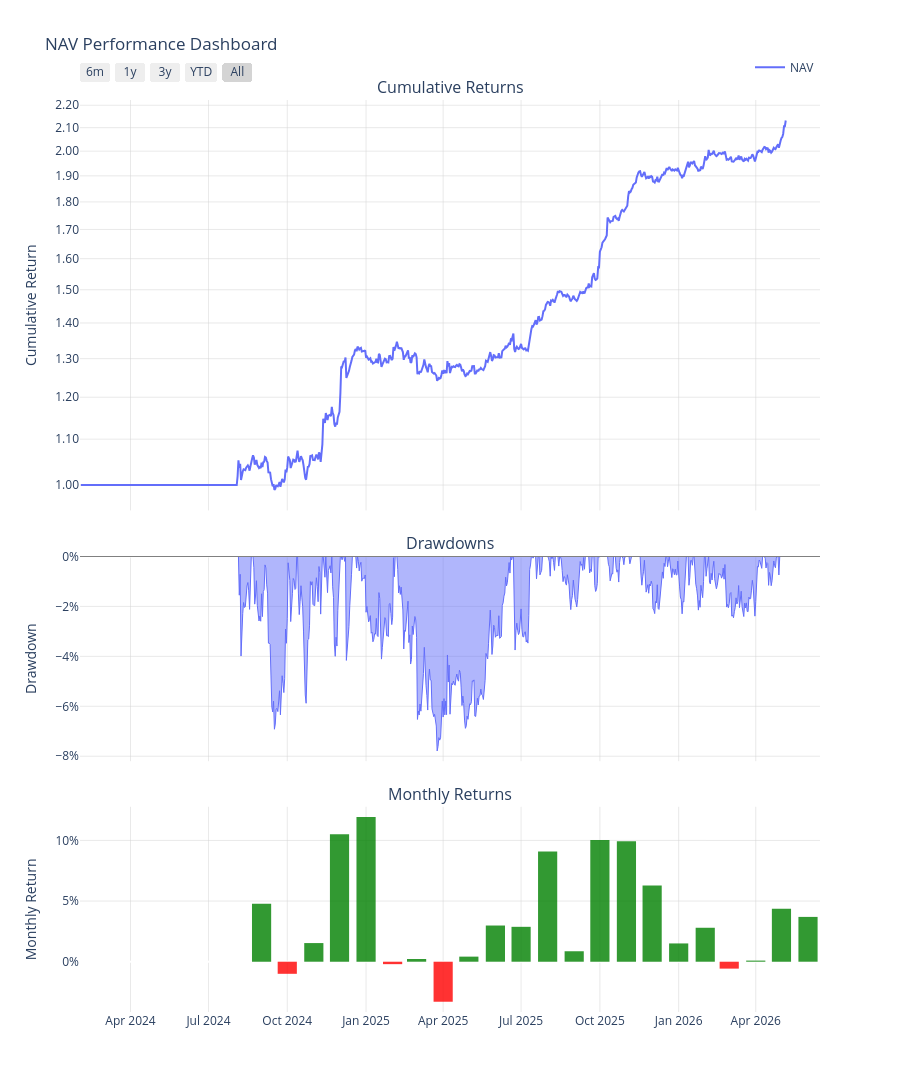

The notebook cell saved with this chart:
### Code cell
top = get_latest_market_cap()
hl = get_hl_coins()
universe, symbol_index = get_hyperliquid_trading_universe(top, hl)
# symbol_index = {universe[k]:k for k in range(len(universe))}
# Get pricing and add to intent
conn = duckdb.connect(db_path)
hyperliquid_prices = get_ohlcv(conn)
latest_view = pd.read_csv('data/snapshots/mids.csv', index_col=0)
prices, returns_adj = get_final_pricing(hyperliquid_prices,universe,latest_view)
config = StrategyConfig
ewmac_forecast = ewmac(returns_adj, config.ewmac_fast)
breakout_forecast = breakout(prices, config.breakout_window)
bollinger_forecast = scaled_bollinger(prices, param=config.bollinger_window, scalar=1)
o, h, l, c_alpha, v = load_ohlcv_for_alphas(universe)
o        = o.reindex(index=prices.index, columns=prices.columns)
h        = h.reindex(index=prices.index, columns=prices.columns)
l        = l.reindex(index=prices.index, columns=prices.columns)
v        = v.reindex(index=prices.index, columns=prices.columns)
c_alpha  = c_alpha.reindex(index=prices.index, columns=prices.columns)
r_alpha  = np.log(c_alpha).diff()

alpha006_forecast = alpha006(o, v)
alpha014_forecast = alpha014(o, v, r_alpha)
alpha020_forecast = alpha020(o, h, l, c_alpha)

mu = np.mean([bollinger_forecast, ewmac_forecast, breakout_forecast,
              alpha006_forecast, alpha014_forecast, alpha020_forecast], axis=0)
# mu = np.mean([bollinger_forecast, ewmac_forecast, breakout_forecast], axis=0)
vo = prices.pct_change().ewm(com=config.vo_window, min_periods=20).std().values
cor = returns_adj.ewm(com=config.correlation, min_periods=config.correlation).corr()
portfolio = run_backtest(prices, mu, vo, cor, config)
portfolio.snapshot()

### Figure 1 — Plotly figure (JSON) as saved in the notebook; plotly's stock layout.template omitted (floating-point values rounded to 4 significant figures; data arrays with more than 128 entries replaced by an {"elided": "..."} marker saying what was removed)
{"data": [{"hovertemplate": "<b>%{x|%b %Y}</b><br>NAV: %{y:.2f}x", "legendgroup": "NAV", "line": {"color": "#636EFA", "width": 2}, "mode": "lines", "name": "NAV", "showlegend": true, "type": "scatter", "x": {"elided": "825 str values"}, "xaxis": "x", "y": {"elided": "825 float values"}, "yaxis": "y"}, {"fill": "tozeroy", "fillcolor": "rgba(99, 110, 250, 0.5)", "hovertemplate": "NAV Drawdown: %{y:.2%}", "legendgroup": "NAV", "line": {"color": "#636EFA", "width": 1}, "mode": "lines", "name": "NAV", "showlegend": false, "type": "scatter", "x": {"elided": "825 str values"}, "xaxis": "x2", "y": {"elided": "825 float values"}, "yaxis": "y2"}, {"hovertemplate": "NAV Monthly Return: %{y:.2%}", "legendgroup": "NAV", "marker": {"color": ["red", "red", "red", "red", "red", "red", "green", "red", "green", "green", "green", "red", "green", "red", "green", "green", "green", "green", "green", "green", "green", "green", "green", "green", "red", "green", "green", "green"], "line": {"width": 0}}, "name": "NAV", "opacity": 0.8, "showlegend": false, "type": "bar", "x": ["2024-03-01T00:00:00.000000000", "2024-04-01T00:00:00.000000000", "2024-05-01T00:00:00.000000000", "2024-06-01T00:00:00.000000000", "2024-07-01T00:00:00.000000000", "2024-08-01T00:00:00.000000000", "2024-09-01T00:00:00.000000000", "2024-10-01T00:00:00.000000000", "2024-11-01T00:00:00.000000000", "2024-12-01T00:00:00.000000000", "2025-01-01T00:00:00.000000000", "2025-02-01T00:00:00.000000000", "2025-03-01T00:00:00.000000000", "2025-04-01T00:00:00.000000000", "2025-05-01T00:00:00.000000000", "2025-06-01T00:00:00.000000000", "2025-07-01T00:00:00.000000000", "2025-08-01T00:00:00.000000000", "2025-09-01T00:00:00.000000000", "2025-10-01T00:00:00.000000000", "2025-11-01T00:00:00.000000000", "2025-12-01T00:00:00.000000000", "2026-01-01T00:00:00.000000000", "2026-02-01T00:00:00.000000000", "2026-03-01T00:00:00.000000000", "2026-04-01T00:00:00.000000000", "2026-05-01T00:00:00.000000000", "2026-06-01T00:00:00.000000000"], "xaxis": "x3", "y": [0.0, 0.0, 0.0, 0.0, 0.0, 0.0, 0.04778, -0.009973, 0.01538, 0.1051, 0.1193, -0.002015, 0.002251, -0.033, 0.00419, 0.02984, 0.02877, 0.09087, 0.008632, 0.1004, 0.09936, 0.06277, 0.01507, 0.028, -0.005704, 0.0009318, 0.0436, 0.03695], "yaxis": "y3"}], "layout": {"annotations": [{"font": {"size": 16}, "showarrow": false, "text": "Cumulative Returns", "x": 0.5, "xanchor": "center", "xref": "paper", "y": 1, "yanchor": "bottom", "yref": "paper"}, {"font": {"size": 16}, "showarrow": false, "text": "Drawdowns", "x": 0.5, "xanchor": "center", "xref": "paper", "y": 0.5, "yanchor": "bottom", "yref": "paper"}, {"font": {"size": 16}, "showarrow": false, "text": "Monthly Returns", "x": 0.5, "xanchor": "center", "xref": "paper", "y": 0.225, "yanchor": "bottom", "yref": "paper"}], "height": 1200, "hovermode": "x unified", "legend": {"orientation": "h", "x": 1, "xanchor": "right", "y": 1.02, "yanchor": "bottom"}, "plot_bgcolor": "white", "shapes": [{"line": {"color": "gray", "width": 1}, "type": "line", "x0": 0, "x1": 1, "xref": "x2 domain", "y0": 0, "y1": 0, "yref": "y2"}], "title": {"text": "NAV Performance Dashboard"}, "xaxis": {"anchor": "y", "domain": [0, 1], "gridcolor": "lightgrey", "gridwidth": 0.5, "matches": "x3", "rangeselector": {"buttons": [{"count": 6, "label": "6m", "step": "month", "stepmode": "backward"}, {"count": 1, "label": "1y", "step": "year", "stepmode": "backward"}, {"count": 3, "label": "3y", "step": "year", "stepmode": "backward"}, {"label": "YTD", "step": "year", "stepmode": "todate"}, {"label": "All", "step": "all"}]}, "rangeslider": {"visible": false}, "showgrid": true, "showticklabels": false, "type": "date"}, "xaxis2": {"anchor": "y2", "domain": [0, 1], "gridcolor": "lightgrey", "gridwidth": 0.5, "matches": "x3", "showgrid": true, "showticklabels": false}, "xaxis3": {"anchor": "y3", "domain": [0, 1], "gridcolor": "lightgrey", "gridwidth": 0.5, "showgrid": true}, "yaxis": {"anchor": "x", "domain": [0.55, 1], "gridcolor": "lightgrey", "gridwidth": 0.5, "showgrid": true, "tickformat": ".2f", "title": {"text": "Cumulative Return"}, "type": "log"}, "yaxis2": {"anchor": "x2", "domain": [0.275, 0.5], "gridcolor": "lightgrey", "gridwidth": 0.5, "showgrid": true, "tickformat": ".0%", "title": {"text": "Drawdown"}}, "yaxis3": {"anchor": "x3", "domain": [0, 0.225], "gridcolor": "lightgrey", "gridwidth": 0.5, "showgrid": true, "tickformat": ".0%", "title": {"text": "Monthly Return"}}}}
